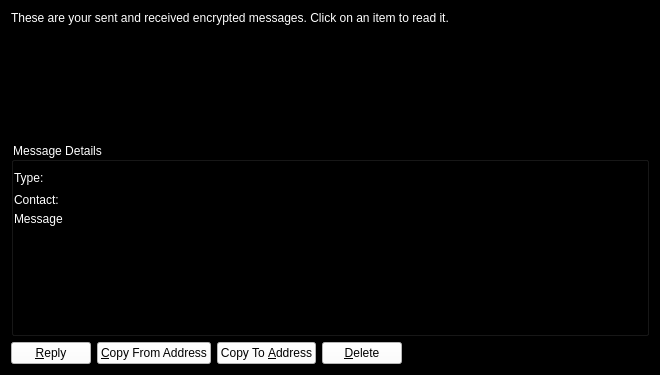
<?xml version="1.0" encoding="UTF-8"?>
<ui version="4.0">
 <class>MessagePage</class>
 <widget class="QWidget" name="MessagePage">
  <property name="geometry">
   <rect>
    <x>0</x>
    <y>0</y>
    <width>660</width>
    <height>375</height>
   </rect>
  </property>
  <property name="windowTitle">
   <string>Address Book</string>
  </property>
  <property name="styleSheet">
   <string notr="true">background-color: rgb(0, 0, 0);
color: rgb(255, 255, 255);</string>
  </property>
  <layout class="QVBoxLayout" name="verticalLayout_2">
   <item>
    <widget class="QLabel" name="labelExplanation">
     <property name="text">
      <string>These are your sent and received encrypted messages. Click on an item to read it.</string>
     </property>
     <property name="textFormat">
      <enum>Qt::PlainText</enum>
     </property>
     <property name="wordWrap">
      <bool>true</bool>
     </property>
    </widget>
   </item>
   <item>
    <widget class="QTableView" name="tableView">
     <property name="contextMenuPolicy">
      <enum>Qt::CustomContextMenu</enum>
     </property>
     <property name="toolTip">
      <string>Click on a message to view it</string>
     </property>
     <property name="tabKeyNavigation">
      <bool>false</bool>
     </property>
     <property name="alternatingRowColors">
      <bool>true</bool>
     </property>
     <property name="selectionMode">
      <enum>QAbstractItemView::SingleSelection</enum>
     </property>
     <property name="selectionBehavior">
      <enum>QAbstractItemView::SelectRows</enum>
     </property>
     <property name="sortingEnabled">
      <bool>true</bool>
     </property>
     <attribute name="verticalHeaderVisible">
      <bool>false</bool>
     </attribute>
    </widget>
   </item>
   <item>
    <layout class="QVBoxLayout" name="verticalLayout">
     <item>
      <widget class="QGroupBox" name="messageDetails">
       <property name="title">
        <string>Message Details</string>
       </property>
       <layout class="QVBoxLayout" name="verticalLayout_4">
        <property name="spacing">
         <number>2</number>
        </property>
        <property name="leftMargin">
         <number>0</number>
        </property>
        <property name="topMargin">
         <number>6</number>
        </property>
        <property name="rightMargin">
         <number>0</number>
        </property>
        <property name="bottomMargin">
         <number>0</number>
        </property>
        <item>
         <layout class="QHBoxLayout" name="horizontalLayout_2">
          <item>
           <widget class="QLabel" name="labelType">
            <property name="text">
             <string>Type:</string>
            </property>
           </widget>
          </item>
          <item>
           <widget class="QLabel" name="typeLabel">
            <property name="text">
             <string/>
            </property>
           </widget>
          </item>
          <item>
           <spacer name="horizontalSpacer_2">
            <property name="orientation">
             <enum>Qt::Horizontal</enum>
            </property>
            <property name="sizeHint" stdset="0">
             <size>
              <width>40</width>
              <height>20</height>
             </size>
            </property>
           </spacer>
          </item>
         </layout>
        </item>
        <item>
         <layout class="QVBoxLayout" name="verticalLayout_3">
          <item>
           <layout class="QHBoxLayout" name="horizontalLayout_3">
            <item>
             <widget class="QLabel" name="labelContact">
              <property name="text">
               <string>Contact:</string>
              </property>
             </widget>
            </item>
            <item>
             <widget class="QLabel" name="contactLabel">
              <property name="text">
               <string/>
              </property>
             </widget>
            </item>
            <item>
             <spacer name="horizontalSpacer_3">
              <property name="orientation">
               <enum>Qt::Horizontal</enum>
              </property>
              <property name="sizeHint" stdset="0">
               <size>
                <width>40</width>
                <height>20</height>
               </size>
              </property>
             </spacer>
            </item>
           </layout>
          </item>
         </layout>
        </item>
        <item>
         <widget class="QLabel" name="messageLabel">
          <property name="text">
           <string>Message</string>
          </property>
         </widget>
        </item>
        <item>
         <widget class="QPlainTextEdit" name="message">
          <property name="styleSheet">
           <string notr="true"/>
          </property>
          <property name="readOnly">
           <bool>true</bool>
          </property>
         </widget>
        </item>
       </layout>
      </widget>
     </item>
     <item>
      <layout class="QHBoxLayout" name="horizontalLayout">
       <item>
        <widget class="QPushButton" name="replyButton">
         <property name="toolTip">
          <string>Sign a message to prove you own a NoirShares address</string>
         </property>
         <property name="styleSheet">
          <string notr="true">background-color: rgb(255, 255, 255);
color: rgb(0, 0, 0);</string>
         </property>
         <property name="text">
          <string>&amp;Reply</string>
         </property>
         <property name="icon">
          <iconset resource="../bitcoin.qrc">
           <normaloff>:/icons/send</normaloff>:/icons/send</iconset>
         </property>
        </widget>
       </item>
       <item>
        <widget class="QPushButton" name="copyFromAddressButton">
         <property name="toolTip">
          <string>Copy the currently selected address to the system clipboard</string>
         </property>
         <property name="styleSheet">
          <string notr="true">background-color: rgb(255, 255, 255);
color: rgb(0, 0, 0);</string>
         </property>
         <property name="text">
          <string>&amp;Copy From Address</string>
         </property>
         <property name="icon">
          <iconset resource="../bitcoin.qrc">
           <normaloff>:/icons/editcopy</normaloff>:/icons/editcopy</iconset>
         </property>
        </widget>
       </item>
       <item>
        <widget class="QPushButton" name="copyToAddressButton">
         <property name="toolTip">
          <string>Copy the currently selected address to the system clipboard</string>
         </property>
         <property name="styleSheet">
          <string notr="true">background-color: rgb(255, 255, 255);
color: rgb(0, 0, 0);</string>
         </property>
         <property name="text">
          <string>Copy To &amp;Address</string>
         </property>
         <property name="icon">
          <iconset resource="../bitcoin.qrc">
           <normaloff>:/icons/editcopy</normaloff>:/icons/editcopy</iconset>
         </property>
        </widget>
       </item>
       <item>
        <widget class="QPushButton" name="deleteButton">
         <property name="toolTip">
          <string>Delete the currently selected address from the list</string>
         </property>
         <property name="styleSheet">
          <string notr="true">background-color: rgb(255, 255, 255);
color: rgb(0, 0, 0);</string>
         </property>
         <property name="text">
          <string>&amp;Delete</string>
         </property>
         <property name="icon">
          <iconset resource="../bitcoin.qrc">
           <normaloff>:/icons/remove</normaloff>:/icons/remove</iconset>
         </property>
        </widget>
       </item>
       <item>
        <spacer name="horizontalSpacer">
         <property name="orientation">
          <enum>Qt::Horizontal</enum>
         </property>
         <property name="sizeHint" stdset="0">
          <size>
           <width>40</width>
           <height>20</height>
          </size>
         </property>
        </spacer>
       </item>
      </layout>
     </item>
    </layout>
   </item>
  </layout>
 </widget>
 <resources>
  <include location="../bitcoin.qrc"/>
 </resources>
 <connections/>
</ui>
